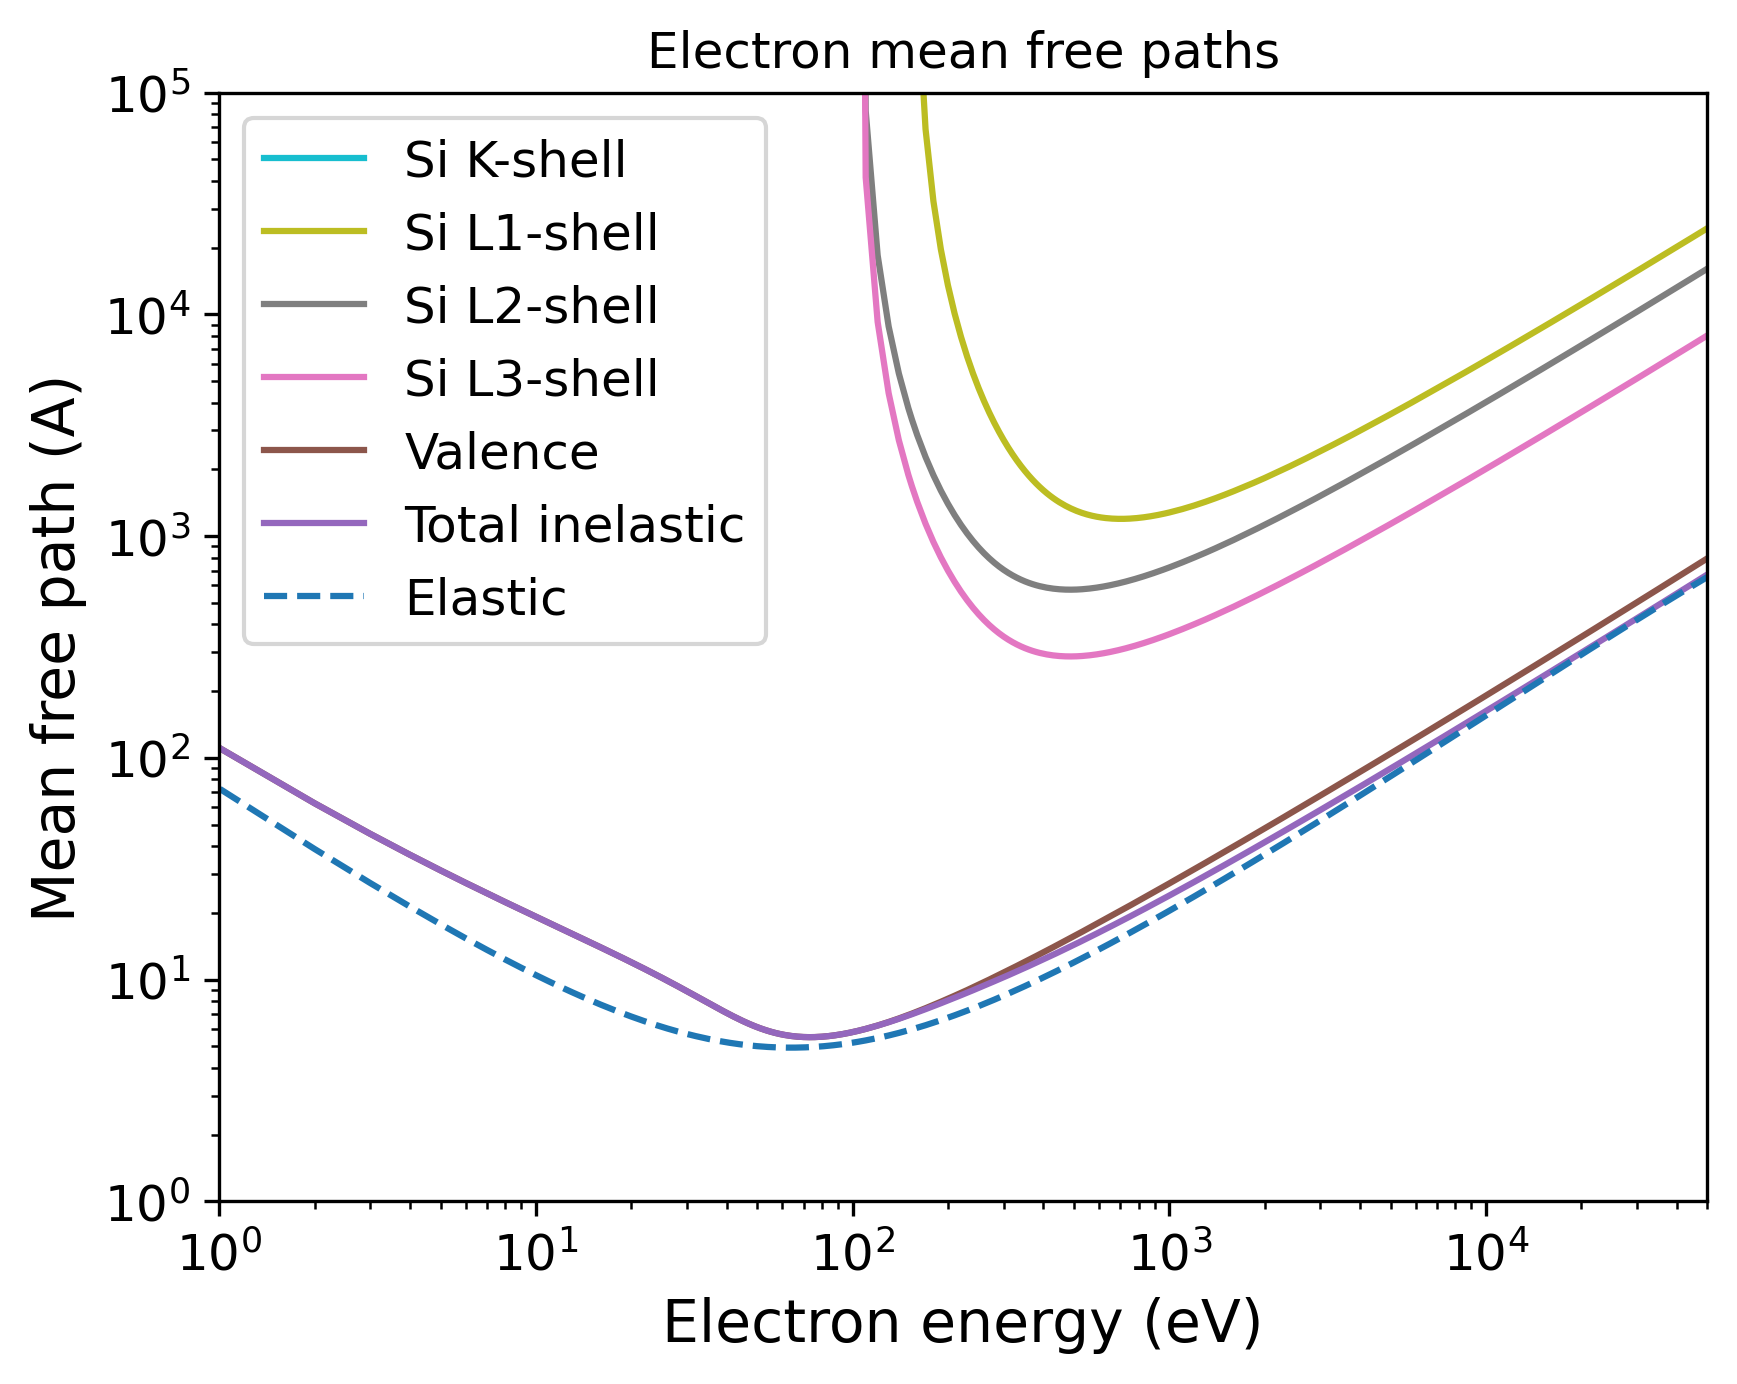

Recreate this plot in Python.
import pandas as pd
import numpy as np
import matplotlib.pyplot as plt
import matplotlib.cm as cm
# Set the format:
plt.xlabel("Electron energy (eV)", fontsize=14)
plt.ylabel("Mean free path (A)", fontsize=14)
plt.xticks(fontsize=12)
plt.yticks(fontsize=12)
plt.grid(False)
# Set the axes:
# Read the output file:
df = pd.read_csv(r"OUTPUT_Si_Electron_IMFP.dat", sep=r'\s+', header=None, comment="#", skipinitialspace=True)
plt.xscale("log")
plt.yscale("log")
# Prepare the plot:
columns_to_plot = [ 1, 2, 3, 4, 5, 6]
labels = [ "Si K-shell", "Si L1-shell", "Si L2-shell", "Si L3-shell", "Valence", "Total inelastic"]
# Create N distinct colors from a colormap
N = len(columns_to_plot)
colors = plt.cm.tab10(np.linspace(1, 0, 10))
# Set line styles:
linestyles = [ "-", "-", "-", "-", "-", "-"]
for i, col in enumerate(columns_to_plot):
    color = colors[i % len(colors)]
    ls    = linestyles[i % len(linestyles)]
    label = labels[i % len(labels)]
    plt.plot(df.iloc[:, 0], df.iloc[:, col],
    color=color,
    label=label,
    linestyle=ls)
# Add a curve from the second file
df2 = pd.read_csv(r"OUTPUT_Si_Electron_EMFP.dat", sep=r'\s+', header=None, comment="#", skipinitialspace=True)
columns_to_plot2 = [ 2]
labels2 = [ "Elastic"]
# Create second part of the plot:
for col, label in zip(columns_to_plot2, labels2):
    plt.plot(df2.iloc[:, 0], df2.iloc[:, col], label=label, linestyle="--")
plt.xlim(1.00000000,50000.00000000)
plt.ylim(1.00000000,100000.00000000)
plt.title("Electron mean free paths")
plt.legend(loc="best", fontsize=12)
# Save the plot in this format:
plt.savefig("OUTPUT_MFP_electron.png", dpi=300, bbox_inches="tight")
